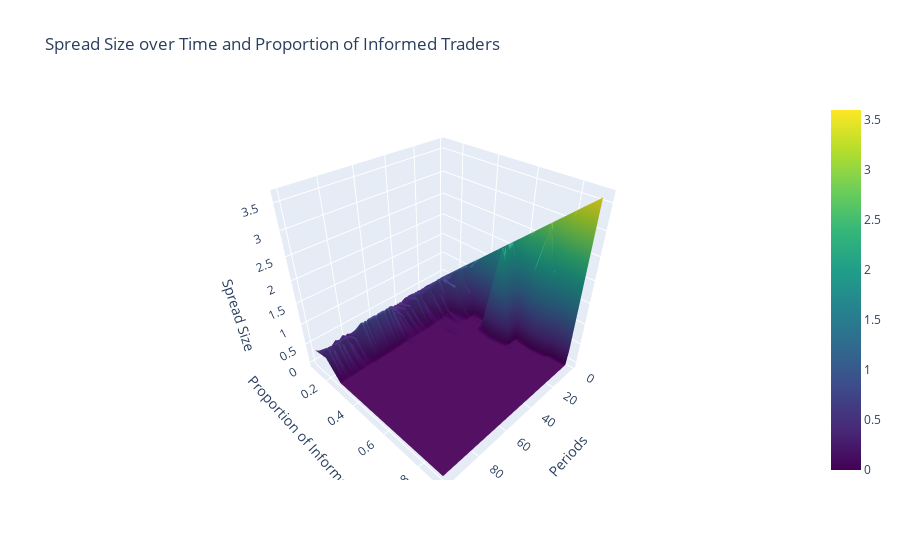
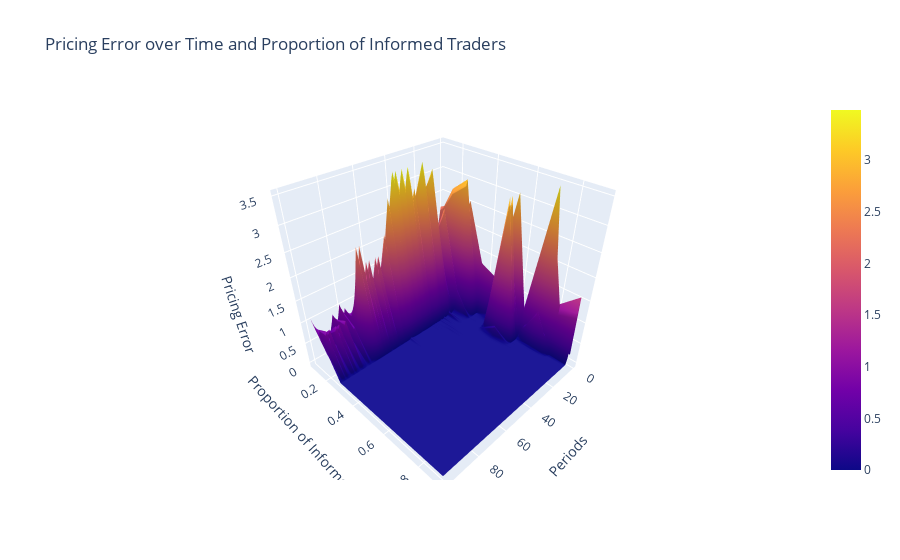
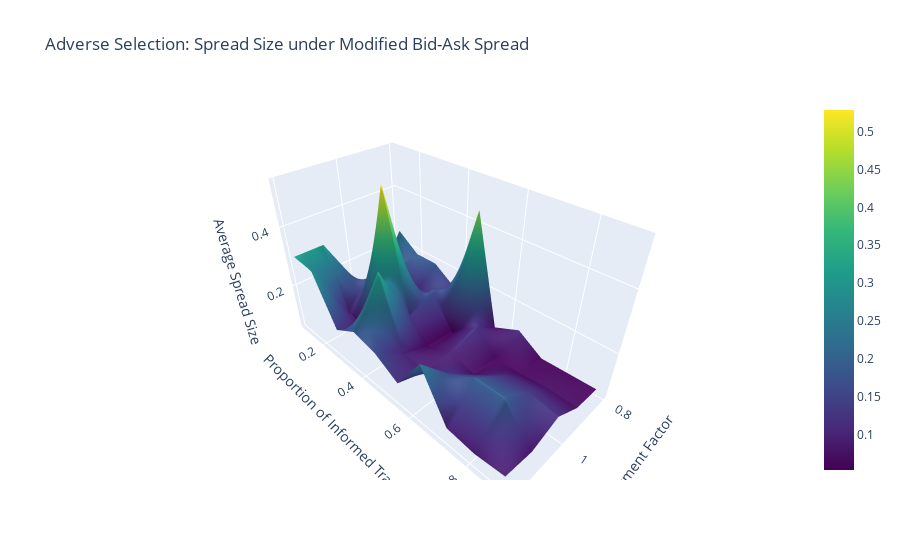
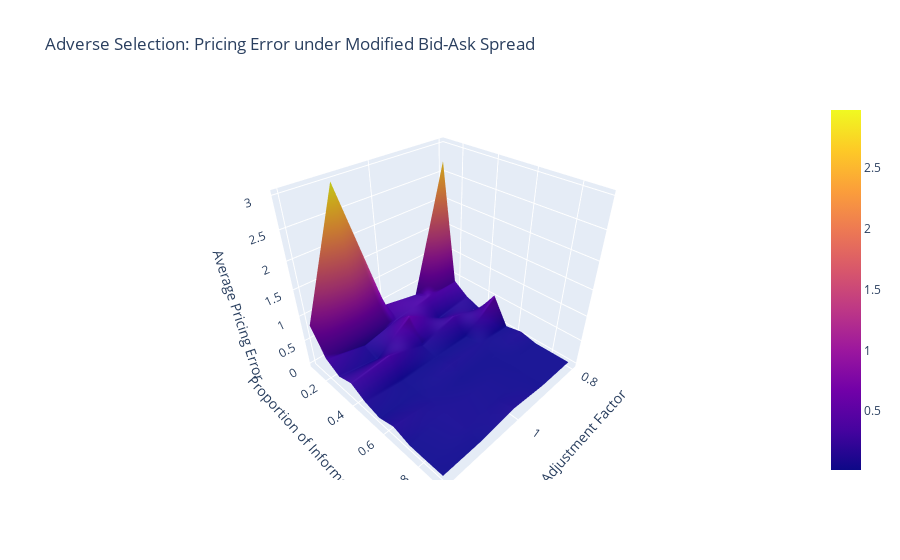

Source (notebook cell) for these figures, in order:
### Markdown cell above
Additional Analysis

### Code cell
# Additional analysis with varying informed trader probabilities
informed_traders_range = np.linspace(0.1, 0.9, 10)
periods_range = list(range(1, periods + 1))

# Create matrices to store the results for 3D plotting
spread_matrix = np.zeros((len(informed_traders_range), periods))
pricing_error_matrix = np.zeros((len(informed_traders_range), periods))

# Loop over different proportions of informed traders
for idx, pi in enumerate(informed_traders_range):
    sim_results = run_simulation(pi, V_high, V_low, periods)
    spread_matrix[idx, :] = sim_results['Spread Size']
    pricing_error_matrix[idx, :] = sim_results['Pricing Error']

# Create 3D interactive plot for spread size
spread_fig = go.Figure(data=[go.Surface(
    z=spread_matrix,
    x=periods_range,
    y=informed_traders_range,
    colorscale='Viridis'
)])
spread_fig.update_layout(
    title='Spread Size over Time and Proportion of Informed Traders',
    scene=dict(
        xaxis_title='Periods',
        yaxis_title='Proportion of Informed Traders',
        zaxis_title='Spread Size'
    )
)
spread_fig.show()

# Create 3D interactive plot for pricing errors
pricing_error_fig = go.Figure(data=[go.Surface(
    z=pricing_error_matrix,
    x=periods_range,
    y=informed_traders_range,
    colorscale='Plasma'
)])
pricing_error_fig.update_layout(
    title='Pricing Error over Time and Proportion of Informed Traders',
    scene=dict(
        xaxis_title='Periods',
        yaxis_title='Proportion of Informed Traders',
        zaxis_title='Pricing Error'
    )
)
pricing_error_fig.show()

# Part 3: Simulate adverse selection with spread adjustment factors
informed_traders_range_adverse = np.linspace(0.1, 0.9, 10)
spread_adjustment_range = np.linspace(0.8, 1.2, 5).tolist()

# Create matrices for adverse selection results
spread_matrix_adverse = np.zeros((len(informed_traders_range_adverse), len(spread_adjustment_range)))
pricing_error_matrix_adverse = np.zeros((len(informed_traders_range_adverse), len(spread_adjustment_range)))

# Loop over different proportions of informed traders and spread adjustments
for idx, pi in enumerate(informed_traders_range_adverse):
    for jdx, spread_factor in enumerate(spread_adjustment_range):
        sim_results = run_simulation(pi, V_high, V_low, periods)
        adjusted_spread = sim_results['Spread Size'] * spread_factor
        adjusted_error = sim_results['Pricing Error']
        spread_matrix_adverse[idx, jdx] = adjusted_spread.mean()
        pricing_error_matrix_adverse[idx, jdx] = adjusted_error.mean()

# Create 3D interactive plot for spread size under adverse selection scenarios
spread_adverse_fig = go.Figure(data=[go.Surface(
    z=spread_matrix_adverse,
    x=spread_adjustment_range,
    y=informed_traders_range_adverse,
    colorscale='Viridis'
)])
spread_adverse_fig.update_layout(
    title='Adverse Selection: Spread Size under Modified Bid-Ask Spread',
    scene=dict(
        xaxis_title='Spread Adjustment Factor',
        yaxis_title='Proportion of Informed Traders',
        zaxis_title='Average Spread Size'
    )
)
spread_adverse_fig.show()

# Create 3D interactive plot for pricing errors under adverse selection scenarios
pricing_error_adverse_fig = go.Figure(data=[go.Surface(
    z=pricing_error_matrix_adverse,
    x=spread_adjustment_range,
    y=informed_traders_range_adverse,
    colorscale='Plasma'
)])
pricing_error_adverse_fig.update_layout(
    title='Adverse Selection: Pricing Error under Modified Bid-Ask Spread',
    scene=dict(
        xaxis_title='Spread Adjustment Factor',
        yaxis_title='Proportion of Informed Traders',
        zaxis_title='Average Pricing Error'
    )
)
pricing_error_adverse_fig.show()

### Figure 1 — Plotly figure (JSON) as saved in the notebook; plotly's stock layout.template omitted (floating-point values rounded to 4 significant figures; data arrays with more than 128 entries replaced by an {"elided": "..."} marker saying what was removed)
{"data": [{"colorscale": [[0, "#440154"], [0.1111, "#482878"], [0.2222, "#3e4989"], [0.3333, "#31688e"], [0.4444, "#26828e"], [0.5556, "#1f9e89"], [0.6667, "#35b779"], [0.7778, "#6ece58"], [0.8889, "#b5de2b"], [1, "#fde725"]], "type": "surface", "x": [1, 2, 3, 4, 5, 6, 7, 8, 9, 10, 11, 12, 13, 14, 15, 16, 17, 18, 19, 20, 21, 22, 23, 24, 25, 26, 27, 28, 29, 30, 31, 32, 33, 34, 35, 36, 37, 38, 39, 40, 41, 42, 43, 44, 45, 46, 47, 48, 49, 50, 51, 52, 53, 54, 55, 56, 57, 58, 59, 60, 61, 62, 63, 64, 65, 66, 67, 68, 69, 70, 71, 72, 73, 74, 75, 76, 77, 78, 79, 80, 81, 82, 83, 84, 85, 86, 87, 88, 89, 90, 91, 92, 93, 94, 95, 96, 97, 98, 99, 100], "y": [0.1, 0.1889, 0.2778, 0.3667, 0.4556, 0.5444, 0.6333, 0.7222, 0.8111, 0.9], "z": {"elided": "10x100 float values"}}], "layout": {"scene": {"xaxis": {"title": {"text": "Periods"}}, "yaxis": {"title": {"text": "Proportion of Informed Traders"}}, "zaxis": {"title": {"text": "Spread Size"}}}, "title": {"text": "Spread Size over Time and Proportion of Informed Traders"}}}

### Figure 2 — Plotly figure (JSON) as saved in the notebook; plotly's stock layout.template omitted (floating-point values rounded to 4 significant figures; data arrays with more than 128 entries replaced by an {"elided": "..."} marker saying what was removed)
{"data": [{"colorscale": [[0, "#0d0887"], [0.1111, "#46039f"], [0.2222, "#7201a8"], [0.3333, "#9c179e"], [0.4444, "#bd3786"], [0.5556, "#d8576b"], [0.6667, "#ed7953"], [0.7778, "#fb9f3a"], [0.8889, "#fdca26"], [1, "#f0f921"]], "type": "surface", "x": [1, 2, 3, 4, 5, 6, 7, 8, 9, 10, 11, 12, 13, 14, 15, 16, 17, 18, 19, 20, 21, 22, 23, 24, 25, 26, 27, 28, 29, 30, 31, 32, 33, 34, 35, 36, 37, 38, 39, 40, 41, 42, 43, 44, 45, 46, 47, 48, 49, 50, 51, 52, 53, 54, 55, 56, 57, 58, 59, 60, 61, 62, 63, 64, 65, 66, 67, 68, 69, 70, 71, 72, 73, 74, 75, 76, 77, 78, 79, 80, 81, 82, 83, 84, 85, 86, 87, 88, 89, 90, 91, 92, 93, 94, 95, 96, 97, 98, 99, 100], "y": [0.1, 0.1889, 0.2778, 0.3667, 0.4556, 0.5444, 0.6333, 0.7222, 0.8111, 0.9], "z": {"elided": "10x100 float values"}}], "layout": {"scene": {"xaxis": {"title": {"text": "Periods"}}, "yaxis": {"title": {"text": "Proportion of Informed Traders"}}, "zaxis": {"title": {"text": "Pricing Error"}}}, "title": {"text": "Pricing Error over Time and Proportion of Informed Traders"}}}

### Figure 3 — Plotly figure (JSON) as saved in the notebook; plotly's stock layout.template omitted (floating-point values rounded to 4 significant figures)
{"data": [{"colorscale": [[0, "#440154"], [0.1111, "#482878"], [0.2222, "#3e4989"], [0.3333, "#31688e"], [0.4444, "#26828e"], [0.5556, "#1f9e89"], [0.6667, "#35b779"], [0.7778, "#6ece58"], [0.8889, "#b5de2b"], [1, "#fde725"]], "type": "surface", "x": [0.8, 0.9, 1, 1.1, 1.2], "y": [0.1, 0.1889, 0.2778, 0.3667, 0.4556, 0.5444, 0.6333, 0.7222, 0.8111, 0.9], "z": [[0.244, 0.09538, 0.1287, 0.3084, 0.3087], [0.1874, 0.1784, 0.1843, 0.09239, 0.3005], [0.1877, 0.07955, 0.5283, 0.06368, 0.1382], [0.135, 0.1743, 0.1308, 0.3345, 0.184], [0.4426, 0.05359, 0.05938, 0.09901, 0.1654], [0.06895, 0.1251, 0.09539, 0.08799, 0.1175], [0.1101, 0.0588, 0.06982, 0.1446, 0.2479], [0.05511, 0.06245, 0.1287, 0.193, 0.09797], [0.05796, 0.07268, 0.1374, 0.1941, 0.08693], [0.0608, 0.0684, 0.1198, 0.0836, 0.09599]]}], "layout": {"scene": {"xaxis": {"title": {"text": "Spread Adjustment Factor"}}, "yaxis": {"title": {"text": "Proportion of Informed Traders"}}, "zaxis": {"title": {"text": "Average Spread Size"}}}, "title": {"text": "Adverse Selection: Spread Size under Modified Bid-Ask Spread"}}}

### Figure 4 — Plotly figure (JSON) as saved in the notebook; plotly's stock layout.template omitted (floating-point values rounded to 4 significant figures)
{"data": [{"colorscale": [[0, "#0d0887"], [0.1111, "#46039f"], [0.2222, "#7201a8"], [0.3333, "#9c179e"], [0.4444, "#bd3786"], [0.5556, "#d8576b"], [0.6667, "#ed7953"], [0.7778, "#fb9f3a"], [0.8889, "#fdca26"], [1, "#f0f921"]], "type": "surface", "x": [0.8, 0.9, 1, 1.1, 1.2], "y": [0.1, 0.1889, 0.2778, 0.3667, 0.4556, 0.5444, 0.6333, 0.7222, 0.8111, 0.9], "z": [[2.708, 0.2756, 0.4294, 2.978, 0.8124], [0.3975, 0.388, 0.2762, 0.1404, 0.3206], [0.1922, 0.07677, 0.5479, 0.0371, 0.161], [0.08432, 0.3032, 0.08856, 0.3396, 0.2577], [0.5528, 0.0159, 0.01584, 0.02669, 0.1032], [0.0244, 0.05539, 0.07124, 0.02204, 0.02725], [0.09009, 0.0175, 0.01932, 0.05095, 0.1247], [0.01879, 0.019, 0.04521, 0.06333, 0.02417], [0.01952, 0.02325, 0.04334, 0.05952, 0.01952], [0.01988, 0.01988, 0.09588, 0.01988, 0.02177]]}], "layout": {"scene": {"xaxis": {"title": {"text": "Spread Adjustment Factor"}}, "yaxis": {"title": {"text": "Proportion of Informed Traders"}}, "zaxis": {"title": {"text": "Average Pricing Error"}}}, "title": {"text": "Adverse Selection: Pricing Error under Modified Bid-Ask Spread"}}}
